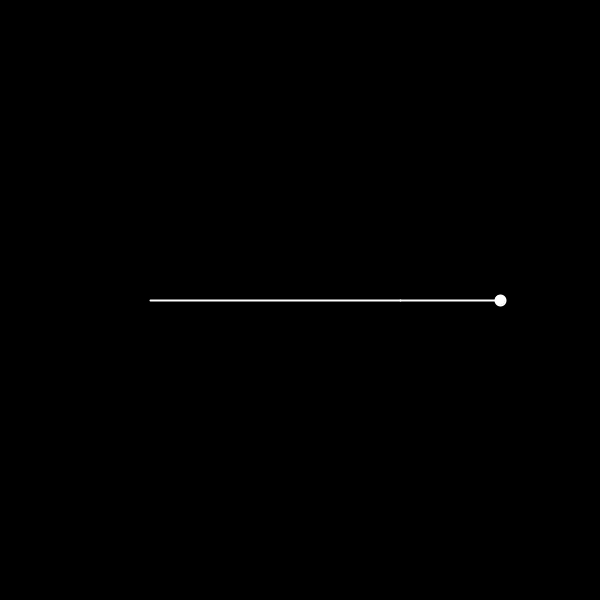
Frame 1 (no input)
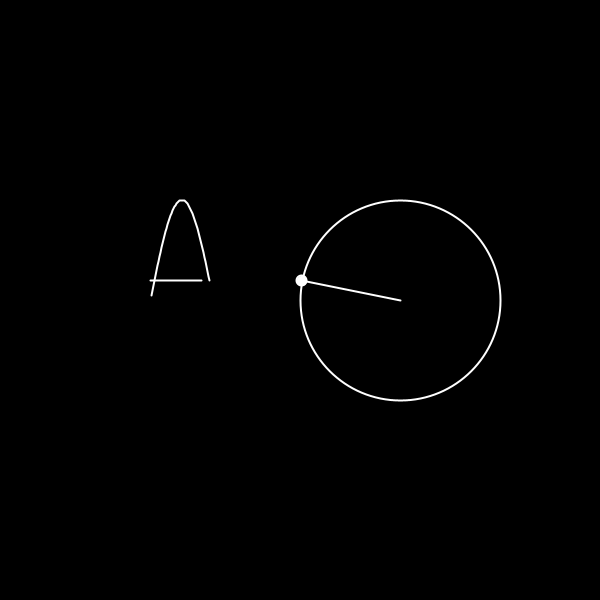
Frame 60 (the mouse pressed at the canvas centre just before this capture)
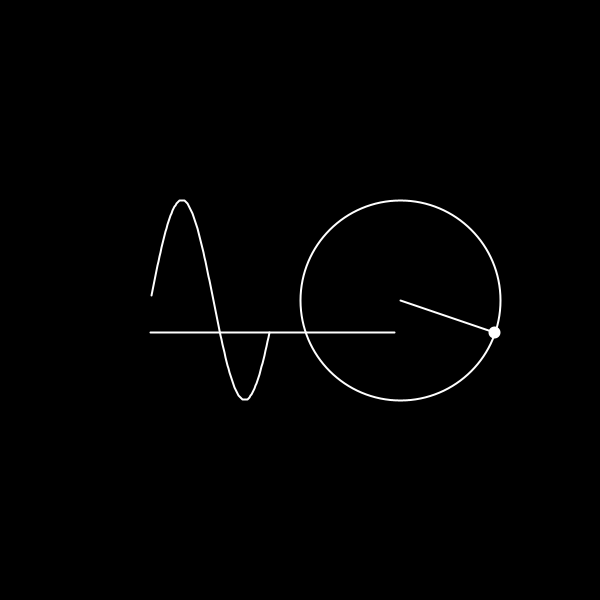
Frame 120 (the mouse held since frame 60 and released just before this capture)

The Processing sketch that drew these frames (run headless with seeded random() and noise(); from frame 60 on, the mouse is pressed at the canvas centre):

// Processing sketch: Sinusoid
// ── Sinusoid.pde
float time = 0;
float j = 0;
float x,y,xl=100;
float xspeed = 0.5;
float r = 100;
FloatList wave = new FloatList();
int index = 0;
void setup(){
  size(600,600);
}

void draw(){
  translate(width/2+r,height/2);

  background(0);
  noFill();
  ellipse(0,0,r*2,r*2);
  stroke(255);
  strokeWeight(2);
  
  x = r*cos(time);
  y = r*sin(time);
  
  wave.set(index,y);
  index++;
  line(0,0,x,y);
  fill(255);
  ellipse(x,y,10,10);
  
  translate(-250,0);
  line(x+150,y,0,wave.get(index-1));
  beginShape();
  noFill();
  for(float i = wave.size()-1; i > 0; i--){
   //if(i > width-200) continue;
   vertex(i,wave.get((int)i));
  }
  endShape();
  
  xl+=xspeed;
  time-=0.05;
}
